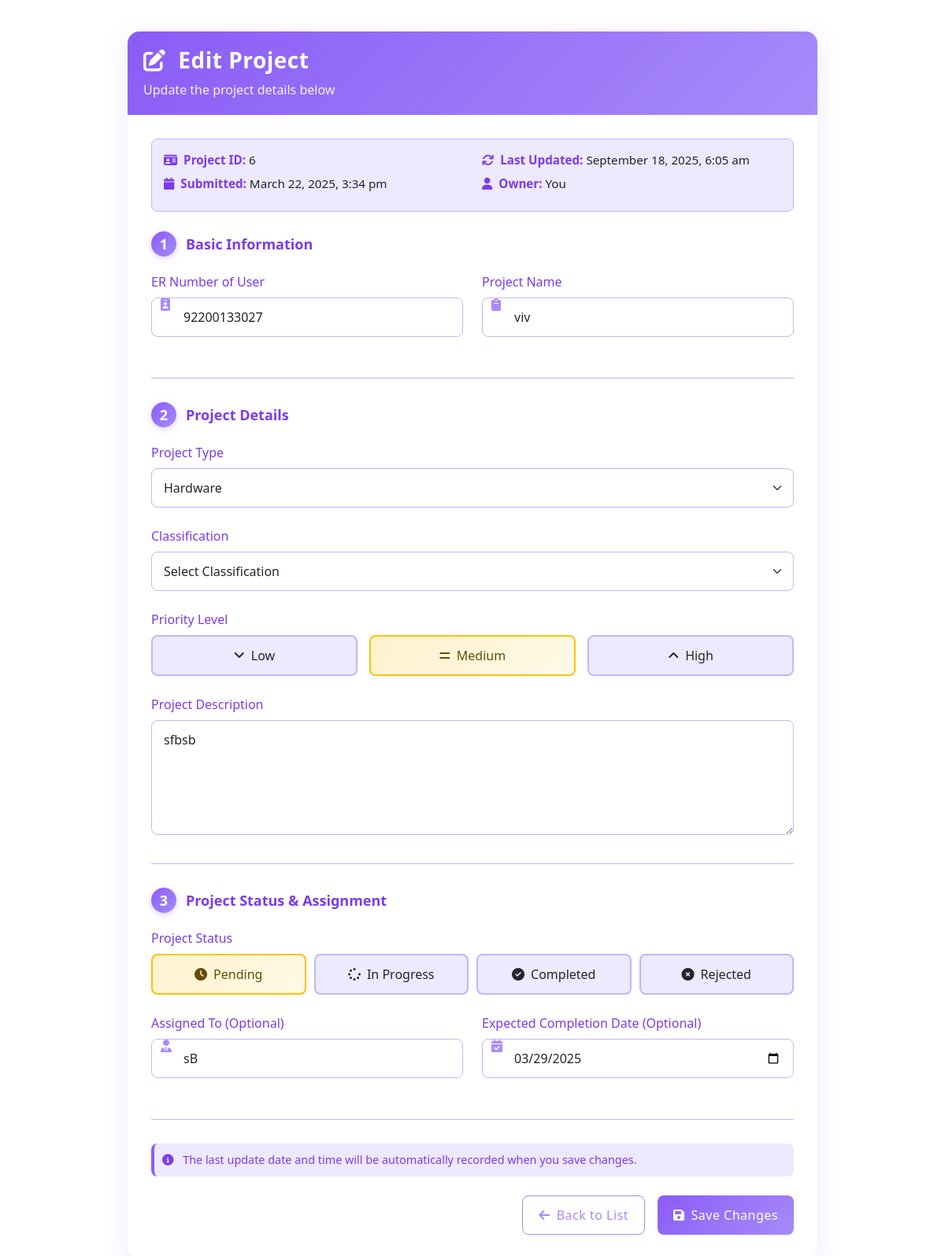
The page /user/Blog/edit.php?id=6 (signed in) on the database its author committed.
### tables this page shows
CREATE TABLE `blog` (
                        `id` int(11) NOT NULL,
                        `user_id` int(11) NOT NULL,
                        `er_number` varchar(50) NOT NULL,
                        `project_name` varchar(100) NOT NULL,
                        `project_type` enum('software','hardware') NOT NULL,
                        `classification` varchar(50) NOT NULL,
                        `description` text NOT NULL,
                        `submission_datetime` datetime NOT NULL,
                        `status` enum('pending','in_progress','completed','rejected') DEFAULT 'pending',
                        `priority1` enum('low','medium','high') DEFAULT 'medium',
                        `assigned_to` varchar(100) DEFAULT NULL,
                        `completion_date` date DEFAULT NULL,
                        `created_at` timestamp NULL DEFAULT current_timestamp(),
                        `updated_at` timestamp NULL DEFAULT current_timestamp() ON UPDATE current_timestamp(),
                        `title` varchar(255) DEFAULT NULL,
                        `content` text DEFAULT NULL
);

### user/Blog/edit.php (the view, shortened to what this page needs)
<?php
$current_user_id = $_SESSION['user_id'];
$id = isset($_GET['id']) ? intval($_GET['id']) : 0;
$projectData = null;
if ($id > 0) {
    $servername = "localhost";
    $username = "root";
    $password = "";
    $dbname = "ideanest";
    $conn = new mysqli($servername, $username, $password, $dbname);
    if ($conn->connect_error) {
        $error_message = "Connection failed: " . $conn->connect_error;
    } else {
        $stmt = $conn->prepare("SELECT * FROM blog WHERE id = ? AND user_id = ?");
        $stmt->bind_param("ii", $id, $current_user_id);
        $stmt->execute();
        $result = $stmt->get_result();
        if ($result->num_rows > 0) {
            $projectData = $result->fetch_assoc();
            $erNumber = $projectData['er_number'];
            $projectName = $projectData['project_name'];
            $projectType = $projectData['project_type'];
            $description = $projectData['description'];
            $assignedTo = $projectData['assigned_to'];
            $completionDate = $projectData['completion_date'];
            $submissionDateTime = $projectData['submission_datetime'];
        } else {
            $error_message = "Project not found or you don't have permission to edit this project.";
        }
    }
} else {
    $error_message = "Invalid project ID.";
}
?>
<!DOCTYPE html>
<html lang="en">
<head>
    <link href="https://cdn.jsdelivr.net/npm/bootstrap@5.3.0-alpha1/dist/css/bootstrap.min.css" rel="stylesheet">
    <link rel="stylesheet" href="https://cdnjs.cloudflare.com/ajax/libs/font-awesome/6.1.1/css/all.min.css">
    <link rel="stylesheet" href="../../assets/css/edit_idea.css">
</head>
<body>
<div class="container form-container">
    <?php if ($projectData): ?>
        <div class="card">
            <div class="card-header text-white">
                <h3 class="mb-0"><i class="fas fa-edit me-2"></i> Edit Project</h3>
                <p class="mb-0 mt-2">Update the project details below</p>
            </div>
            <div class="card-body">
                <div class="project-metadata">
                    <div class="row">
                        <div class="col-md-6">
                            <p><span class="label"><i class="fas fa-id-card me-2"></i>Project ID:</span> <?php echo htmlspecialchars($projectData['id']); ?></p>
                            <p><span class="label"><i class="fas fa-calendar me-2"></i>Submitted:</span> <?php echo date('F j, Y, g:i a', strtotime($submissionDateTime)); ?></p>
                        </div>
                        <div class="col-md-6">
                            <?php if (!empty($projectData['updated_at'])): ?>
                                <p><span class="label"><i class="fas fa-sync me-2"></i>Last Updated:</span> <?php echo date('F j, Y, g:i a', strtotime($projectData['updated_at'])); ?></p>
                            <?php endif; ?>
                            <p><span class="label"><i class="fas fa-user me-2"></i>Owner:</span> You</p>
                        </div>
                    </div>
                </div>
                <form method="POST" action="<?php echo htmlspecialchars($_SERVER["PHP_SELF"]) . '?id=' . $id; ?>">
                    <div class="form-section">
                        <div class="form-section-title">
                            <span class="icon-badge">1</span>Basic Information
                        </div>
                        <div class="row mb-3">
                            <div class="col-md-6">
                                <div class="icon-input mb-3">
                                    <i class="fas fa-id-badge"></i>
                                    <label for="erNumber" class="form-label">ER Number of User</label>
                                    <input type="text" class="form-control" id="erNumber" name="erNumber"
                                           value="<?php echo htmlspecialchars($erNumber); ?>"
                                           placeholder="Enter your ER number" required>
                                </div>
                            </div>
                            <div class="col-md-6">
                                <div class="icon-input mb-3">
                                    <i class="fas fa-clipboard"></i>
                                    <label for="projectName" class="form-label">Project Name</label>
                                    <input type="text" class="form-control" id="projectName" name="projectName"
                                           value="<?php echo htmlspecialchars($projectName); ?>"
                                           placeholder="Enter project name" required>
                                </div>
                            </div>
                        </div>
                    </div>
                    <div class="form-section">
                        <div class="form-section-title">
                            <span class="icon-badge">2</span>Project Details
                        </div>
                        <div class="mb-4">
                            <label for="projectType" class="form-label">Project Type</label>
                            <select class="form-select" id="projectType" name="projectType" required
                                    onchange="updateClassifications()">
                                <option value="hardware" <?php echo ($projectType == 'hardware') ? 'selected' : ''; ?>>
                                    Hardware
                                </option>
                            </select>
                        </div>
                        <div class="mb-4" id="classificationsContainer">
                            <label for="classification" class="form-label">Classification</label>
                            <select class="form-select" id="classification" name="classification" required>
                                <option value="">Select Project Type First</option>
                            </select>
                        </div>
                        <div class="mb-4">
                            <label class="form-label">Priority Level</label>
                            <div class="priority1-selector">
                                <label for="priority1-low" class="priority1-low">
                                    <i class="fas fa-angle-down me-2"></i>Low
                                </label>
                                <label for="priority1-medium" class="priority1-medium">
                                    <i class="fas fa-equals me-2"></i>Medium
                                </label>
                                <label for="priority1-high" class="priority1-high">
                                    <i class="fas fa-angle-up me-2"></i>High
                                </label>
                            </div>
                        </div>
                        <div class="mb-3">
                            <label for="description" class="form-label">Project Description</label>
                            <textarea class="form-control" id="description" name="description" rows="5"
                                      placeholder="Provide a detailed description of your project..."
                                      required><?php echo htmlspecialchars($description); ?></textarea>
                        </div>
                    </div>
                    <div class="form-section">
                        <div class="form-section-title">
                            <span class="icon-badge">3</span>Project Status & Assignment
                        </div>
                        <div class="mb-4">
                            <label class="form-label">Project Status</label>
                            <div class="status-selector">
                                <label for="status-pending" class="status-pending">
                                    <i class="fas fa-clock me-2"></i>Pending
                                </label>
                                <label for="status-in-progress" class="status-in-progress">
                                    <i class="fas fa-spinner me-2"></i>In Progress
                                </label>
                                <label for="status-completed" class="status-completed">
                                    <i class="fas fa-check-circle me-2"></i>Completed
                                </label>
                                <label for="status-rejected" class="status-rejected">
                                    <i class="fas fa-times-circle me-2"></i>Rejected
                                </label>
                            </div>
                        </div>
                        <div class="row mb-3">
                            <div class="col-md-6">
                                <div class="icon-input mb-3">
                                    <i class="fas fa-user-tie"></i>
                                    <label for="assignedTo" class="form-label">Assigned To (Optional)</label>
                                    <input type="text" class="form-control" id="assignedTo" name="assignedTo"
                                           value="<?php echo htmlspecialchars($assignedTo ?? ''); ?>"
                                           placeholder="Enter team member's name">
                                </div>
                            </div>
                            <div class="col-md-6">
                                <div class="icon-input mb-3">
                                    <i class="fas fa-calendar-check"></i>
                                    <label for="completionDate" class="form-label">Expected Completion Date (Optional)</label>
                                    <input type="date" class="form-control" id="completionDate" name="completionDate"
                                           value="<?php echo htmlspecialchars($completionDate ?? ''); ?>">
                                </div>
                            </div>
                        </div>
                    </div>
                    <div class="submission-info mb-4">
                        <i class="fas fa-info-circle me-2"></i> The last update date and time will be automatically recorded when you save changes.
                    </div>
                    <div class="d-grid gap-2 d-md-flex justify-content-md-end">
                        <a href="list-project.php" class="btn btn-outline-secondary me-md-2">
                            <i class="fas fa-arrow-left me-2"></i>Back to List
                        </a>
                        <button type="submit" name="update" class="btn btn-primary">
                            <i class="fas fa-save me-2"></i>Save Changes
                        </button>
                    </div>
                </form>
            </div>
        </div>
    <?php endif; ?>
</div>
</body>
</html>

### assets/css/edit_idea.css (style rules this page uses)
:root { --primary-color: #8B5CF6;--secondary-color: #A78BFA;--success-color: #4cc9f0;--light-color: #f8f9fa;--dark-color: #212529; --primary-purple: #8B5CF6;--secondary-purple: #A78BFA;--dark-purple: #7C3AED;--light-purple: #C4B5FD;--extra-light-purple: #EDE9FE;--purple-gradient: linear-gradient(135deg, #8B5CF6 0%, #A78BFA 100%);--purple-gradient-dark: linear-gradient(135deg, #7C3AED 0%, #8B5CF6 100%);--purple-gradient-light: linear-gradient(135deg, #C4B5FD 0%, #DDD6FE 100%); }
body { font-family: 'Segoe UI', Tahoma, Geneva, Verdana, sans-serif; }
.form-container { max-width: 900px;margin: 40px auto; }
.card { border: none;border-radius: 15px;box-shadow: 0 8px 30px rgba(139, 92, 246, 0.15);overflow: hidden;background: white; }
.card-header { background: var(--purple-gradient);padding: 20px;border-bottom: none; }
.card-header h3 { font-weight: 600;letter-spacing: 0.5px; }
.card-body { padding: 30px; }
.form-label { font-weight: 500;color: var(--dark-purple);margin-bottom: 8px; }
.form-control, .form-select { border-radius: 8px;padding: 12px 15px;border: 1px solid var(--light-purple);font-size: 16px;transition: all 0.3s; }
.btn-primary { background: var(--purple-gradient);border: none;padding: 12px 20px;font-weight: 500;letter-spacing: 0.5px;border-radius: 8px;transition: all 0.3s; }
.btn-outline-secondary { border-color: var(--secondary-purple);color: var(--secondary-purple);background-color: transparent;padding: 12px 20px;font-weight: 500;letter-spacing: 0.5px;border-radius: 8px; }
.submission-info { font-size: 0.9rem;color: var(--dark-purple);padding: 10px;background-color: var(--extra-light-purple);border-radius: 8px;margin-bottom: 20px;border-left: 4px solid var(--primary-purple); }
.priority1-selector { display: flex;gap: 15px;margin-bottom: 20px; }
.priority1-selector label { flex: 1;text-align: center;padding: 12px;border-radius: 8px;cursor: pointer;font-weight: 500;transition: all 0.2s;border: 2px solid var(--light-purple);background-color: var(--extra-light-purple); }
.priority1-selector input[type="radio"]:checked + label.priority1-medium { background: linear-gradient(135deg, rgba(255, 193, 7, 0.2), rgba(255, 193, 7, 0.1));border-color: #ffc107;color: #664d03; }
.status-selector { display: flex;flex-wrap: wrap;gap: 10px;margin-bottom: 20px; }
.status-selector label { flex: 1;min-width: 120px;text-align: center;padding: 12px;border-radius: 8px;cursor: pointer;font-weight: 500;transition: all 0.2s;border: 2px solid var(--light-purple);background-color: var(--extra-light-purple); }
.status-selector input[type="radio"]:checked + label.status-pending { background: linear-gradient(135deg, rgba(255, 193, 7, 0.2), rgba(255, 193, 7, 0.1));border-color: #ffc107;color: #664d03; }
.icon-input { position: relative; }
.icon-input i { position: absolute;top: 50%;transform: translateY(-50%);left: 12px;color: var(--secondary-purple); }
.icon-input input { padding-left: 40px; }
.form-section { margin-bottom: 30px;padding-bottom: 20px;border-bottom: 1px solid var(--light-purple); }
.form-section-title { font-size: 18px;font-weight: 600;margin-bottom: 20px;color: var(--dark-purple); }
.icon-badge { display: inline-flex;justify-content: center;align-items: center;width: 32px;height: 32px;border-radius: 50%;background: var(--purple-gradient);color: white;margin-right: 12px;box-shadow: 0 2px 8px rgba(139, 92, 246, 0.3); }
.project-metadata { background: var(--extra-light-purple);border: 1px solid var(--light-purple);border-radius: 8px;padding: 15px;margin-bottom: 25px; }
.project-metadata p { margin-bottom: 8px;font-size: 0.95rem; }
.project-metadata .label { font-weight: 600;color: var(--dark-purple); }
.card-header p { opacity: 0.9; }
.form-control::placeholder { color: var(--secondary-purple);opacity: 0.7; }
.form-select option { color: var(--dark-purple); }

### rows shown on the page
blog: id "6", submission_datetime "March 22, 2025, 3:34 pm", updated_at "September 18, 2025, 6:05 am", erNumber "92200133027", projectName "viv", projectType "Hardware", description "sfbsb", assignedTo "sB", completionDate "03/29/2025"
